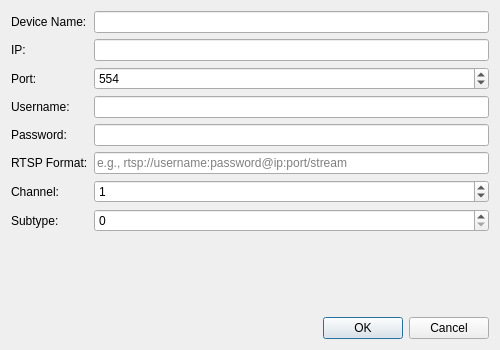
<?xml version="1.0" encoding="UTF-8"?>
<ui version="4.0">
 <class>AddDeviceDialog</class>
 <widget class="QDialog" name="AddDeviceDialog">
  <property name="windowTitle">
   <string>Add New Device</string>
  </property>
  <property name="geometry">
   <rect>
    <x>0</x>
    <y>0</y>
    <width>500</width>
    <height>350</height>
   </rect>
  </property>
  <property name="minimumSize">
   <size>
    <width>450</width>
    <height>300</height>
   </size>
  </property>
  <layout class="QVBoxLayout" name="verticalLayout">
   <item>
    <layout class="QFormLayout" name="formLayout">
     <item row="0" column="0">
      <widget class="QLabel" name="label_name">
       <property name="text">
        <string>Device Name:</string>
       </property>
      </widget>
     </item>
     <item row="0" column="1">
      <widget class="QLineEdit" name="name_input"/>
     </item>
     <item row="1" column="0">
      <widget class="QLabel" name="label_ip">
       <property name="text">
        <string>IP:</string>
       </property>
      </widget>
     </item>
     <item row="1" column="1">
      <widget class="QLineEdit" name="ip_input"/>
     </item>
     <item row="2" column="0">
      <widget class="QLabel" name="label_port">
       <property name="text">
        <string>Port:</string>
       </property>
      </widget>
     </item>
     <item row="2" column="1">
      <widget class="QSpinBox" name="port_input">
       <property name="maximum">
        <number>65535</number>
       </property>
       <property name="value">
        <number>554</number>
       </property>
      </widget>
     </item>
     <item row="3" column="0">
      <widget class="QLabel" name="label_user">
       <property name="text">
        <string>Username:</string>
       </property>
      </widget>
     </item>
     <item row="3" column="1">
      <widget class="QLineEdit" name="username_input"/>
     </item>
     <item row="4" column="0">
      <widget class="QLabel" name="label_pass">
       <property name="text">
        <string>Password:</string>
       </property>
      </widget>
     </item>
     <item row="4" column="1">
      <widget class="QLineEdit" name="password_input">
       <property name="echoMode">
        <enum>QLineEdit::Password</enum>
       </property>
      </widget>
     </item>
     <item row="5" column="0">
      <widget class="QLabel" name="label_rtsp">
       <property name="text">
        <string>RTSP Format:</string>
       </property>
      </widget>
     </item>
     <item row="5" column="1">
      <widget class="QLineEdit" name="rtsp_format_input">
       <property name="placeholderText">
        <string>e.g., rtsp://username:password@ip:port/stream</string>
       </property>
      </widget>
     </item>
     <item row="6" column="0">
      <widget class="QLabel" name="label_channel">
       <property name="text">
        <string>Channel:</string>
       </property>
      </widget>
     </item>
     <item row="6" column="1">
      <widget class="QSpinBox" name="channel_input">
       <property name="minimum">
        <number>0</number>
       </property>
       <property name="maximum">
        <number>255</number>
       </property>
       <property name="value">
        <number>1</number>
       </property>
      </widget>
     </item>
     <item row="7" column="0">
      <widget class="QLabel" name="label_subtype">
       <property name="text">
        <string>Subtype:</string>
       </property>
      </widget>
     </item>
     <item row="7" column="1">
      <widget class="QSpinBox" name="subtype_input">
       <property name="minimum">
        <number>0</number>
       </property>
       <property name="maximum">
        <number>255</number>
       </property>
       <property name="value">
        <number>0</number>
       </property>
      </widget>
     </item>
    </layout>
   </item>
   <item>
    <widget class="QDialogButtonBox" name="buttonBox">
     <property name="standardButtons">
      <set>QDialogButtonBox::Cancel|QDialogButtonBox::Ok</set>
     </property>
    </widget>
   </item>
  </layout>
 </widget>
 <resources/>
 <connections/>
</ui>
